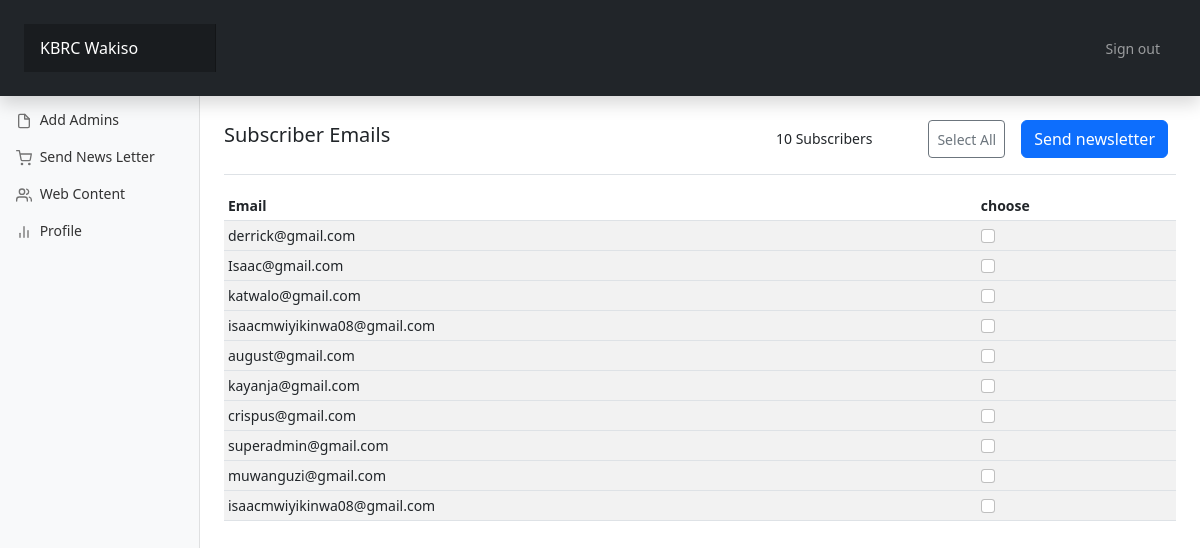
/admin/newsletter.php, run on the app's committed database.
### tables this page shows
CREATE TABLE `subscribers` (
  `id` int(11) NOT NULL,
  `email` varchar(100) NOT NULL,
  `date` datetime NOT NULL DEFAULT CURRENT_TIMESTAMP
);

### admin/business/database.php (called while the page is built, shortened)
<?php
require_once 'newsLetter.php';
$newsLetter = new newsLetter($pdo);

### admin/business/newsLetter.php (called while the page is built, shortened)
<?php
class newsLetter{
    private $db;
    function __construct($conn){
        $this->db = $conn;
    }
    public function getAllEmails(){
        try {
          $sql = "SELECT * FROM subscribers";
          $result = $this->db->query($sql);
          return $result;
        } catch (PDOException $e) {
            echo $e->getMessage();
            return false;
        }
    }
    public function subscriberNo(){
        try {
            $sql = "SELECT count(*) FROM subscribers";
            $num = $this->db->query($sql)->fetchColumn();
            return $num;
          } catch (PDOException $e) {
              echo $e->getMessage();
              return false;
          }
    }
}

### admin/newsletter.php (the view, shortened to what this page needs)
    <?php
      include('header.php');
      include('business/database.php');
      $results = $newsLetter->getAllEmails();
      $sum = $newsLetter->subscriberNo();
    ?>
    <main class="col-md-9 ms-sm-auto col-lg-10 px-md-4">
      <div class="d-flex justify-content-between flex-wrap flex-md-nowrap align-items-center pt-3 pb-2 mb-3 border-bottom">
        <h1 class="h5">Subscriber Emails</h1>
        <div class="btn-toolbar mb-2 mb-md-0">
          <p class="mt-3 mx-5"><?php echo $sum; ?> Subscribers</p>
          <button type="button" class="btn btn-sm btn-outline-secondary m-2" onclick="selectAll()" value="check" name="select">
            Select All
          </button>
          <button type="button" class="btn btn-primary m-2" data-bs-toggle="modal" data-bs-target="#newsletter">
             Send newsletter
          </button>
        </div>
      </div>
      <div class="table-responsive">
        <table class="table table-striped table-sm">
          <thead>
            <tr>
              <th scope="col">Email</th>
              <th scope="col">choose</th>
            </tr>
          </thead>
          <?php while ($r = $results->fetch(PDO::FETCH_ASSOC)):?>
          <tbody>
            <tr>
              <td><?php echo $r['email'];?></td>
              <td><input type="checkbox" class="form-check-input" name="selEmail" value="<?php echo $r['email'];?>"></td>
            </tr>
          </tbody>
          <?php endwhile;?>
        </table>
      </div>
    </main>
  </div>
</div>
<?php
  include('footer.php');
    ?>

### admin/css/dashboard.css (style rules this page uses)
body { font-size: .875rem; }

### data on the page
subscribers: email "derrick@gmail.com"
subscribers: email "Isaac@gmail.com"
subscribers: email "katwalo@gmail.com"
subscribers: email "isaacmwiyikinwa08@gmail.com"
subscribers: email "august@gmail.com"
subscribers: email "kayanja@gmail.com"
subscribers: email "crispus@gmail.com"
subscribers: email "superadmin@gmail.com"
subscribers: email "muwanguzi@gmail.com"
subscribers: email "isaacmwiyikinwa08@gmail.com"

### other printed values
$sum "10"
